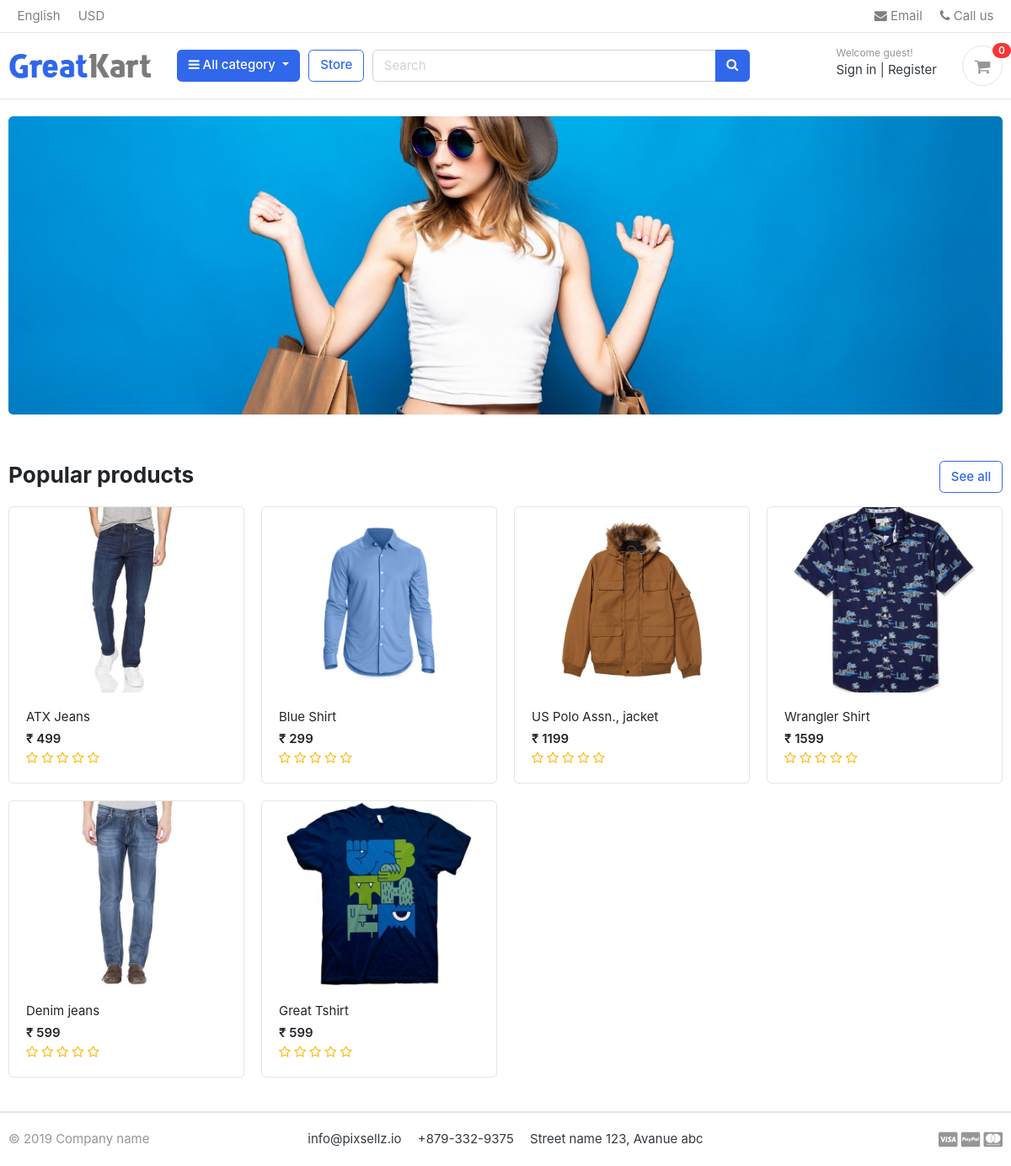
The page / on the database its author committed.
### store/models.py (models this page shows, shortened)
class Product(models.Model):
    product_name    = models.CharField(max_length=200, unique=True)
    slug            = models.SlugField(max_length=200, unique=True)
    description     = models.TextField(max_length=500, blank=True)
    price           = models.IntegerField()
    images          = models.ImageField(upload_to='photos/products')
    stock           = models.IntegerField()
    is_available    = models.BooleanField(default=True)
    category        = models.ForeignKey(Category, on_delete=models.CASCADE)
    created_date    = models.DateTimeField(auto_now_add=True)
    modified_date   = models.DateTimeField(auto_now=True)
    def get_url(self):
        return reverse('product_detail', args=[self.category.slug, self.slug])
    def averageReview(self):
        reviews = ReviewRating.objects.filter(product=self, status=True).aggregate(average=Avg('rating'))
        avg = 0
        if reviews['average'] is not None:
            avg = float(reviews['average'])
        return avg

### greatkart/views.py (the view)
# urls.py: 2. Add a URL to urlpatterns:  path('', views.home, name='home')
def home(request):
    products = Product.objects.all().filter(is_available=True).order_by('created_date')
    reviews = None
    for product in products:
        reviews = ReviewRating.objects.filter(product_id=product.id, status=True)
    context = {
        'products': products,
        'reviews': reviews,
    }
    return render(request, 'home.html', context)

### carts/context_processors.py (called while the page is built)
def counter(request):
    cart_count = 0
    if 'admin' in request.path:
        return {}
    else:
        try:
            cart = Cart.objects.filter(cart_id=_cart_id(request))
            if request.user.is_authenticated:
                cart_items = CartItem.objects.all().filter(user=request.user)
            else:
                cart_items = CartItem.objects.all().filter(cart=cart[:1])
            for cart_item in cart_items:
                cart_count += cart_item.quantity
        except Cart.DoesNotExist:
            cart_count = 0
    return dict(cart_count=cart_count)

### carts/views.py (called while the page is built)
def _cart_id(request):
    cart = request.session.session_key
    if not cart:
        cart = request.session.create()
    return cart

### category/context_processors.py (called while the page is built)
def menu_links(request):
    links = Category.objects.all()
    return dict(links=links)

### category/models.py (called while the page is built)
    def get_url(self):
            return reverse('products_by_category', args=[self.slug])

### templates/home.html
{% extends 'base.html' %}
{% load static %}
{% block content %}
<section class="section-intro padding-y-sm">
<div class="container">
<div class="intro-banner-wrap">
	<img src="{% static 'images/banners/cover.jpg' %}" class="img-fluid rounded">
</div>
</div>
</section>
<section class="section-name padding-y-sm">
<div class="container">
<header class="section-heading">
	<a href="{% url 'store' %}" class="btn btn-outline-primary float-right">See all</a>
	<h3 class="section-title">Popular products</h3>
</header>
<div class="row">
	{% for product in products %}
	<div class="col-md-3">
		<div class="card card-product-grid">
			<a href="{{ product.get_url }}" class="img-wrap"> <img src="{{ product.images.url }}"> </a>
			<figcaption class="info-wrap">
				<a href="{{ product.get_url }}" class="title">{{ product.product_name }}</a>
				<div class="price mt-1">₹ {{ product.price }}</div>
				<div class="rating-star">
					<span>
						<i class="fa fa-star{% if product.averageReview < 0.5 %}-o{% elif product.averageReview >= 0.5 and product.averageReview < 1 %}-half-o {% endif %}" aria-hidden="true"></i>
						<i class="fa fa-star{% if product.averageReview < 1.5 %}-o{% elif product.averageReview >= 1.5 and product.averageReview < 2 %}-half-o {% endif %}" aria-hidden="true"></i>
						<i class="fa fa-star{% if product.averageReview < 2.5 %}-o{% elif product.averageReview >= 2.5 and product.averageReview < 3 %}-half-o {% endif %}" aria-hidden="true"></i>
						<i class="fa fa-star{% if product.averageReview < 3.5 %}-o{% elif product.averageReview >= 3.5 and product.averageReview < 4 %}-half-o {% endif %}" aria-hidden="true"></i>
						<i class="fa fa-star{% if product.averageReview < 4.5 %}-o{% elif product.averageReview >= 4.5 and product.averageReview < 5 %}-half-o {% endif %}" aria-hidden="true"></i>
						</span>
				</div>
			</figcaption>
		</div>
	</div>
	{% endfor %}
</div>
</div>
</section>
</body>
</html>
{% endblock %}

### templates/base.html (shortened to what this page needs)
{% load static %}
<!DOCTYPE HTML>
<html lang="en">
<head>
<link href="{% static 'css/bootstrap.css' %}" rel="stylesheet" type="text/css"/>
<link href="{% static 'fonts/fontawesome/css/all.min.css' %}" type="text/css" rel="stylesheet">
<link href="{% static 'css/ui.css' %}" rel="stylesheet" type="text/css"/>
<link href="{% static 'css/responsive.css' %}" rel="stylesheet" media="only screen and (max-width: 1200px)" />
<link href="{% static 'css/custom.css' %}" rel="stylesheet" type="text/css"/>
<link rel="stylesheet" href="https://cdnjs.cloudflare.com/ajax/libs/font-awesome/4.7.0/css/font-awesome.min.css">
</head>
<body>
  {% include 'includes/navbar.html' %}
  {% block content %}{% endblock %}
{% include 'includes/footer.html' %}

### templates/includes/navbar.html (shortened to what this page needs)
{% load static %}
<header class="section-header">
<nav class="navbar p-md-0 navbar-expand-sm navbar-light border-bottom">
<div class="container">
  <div class="collapse navbar-collapse" id="navbarTop4">
    <ul class="navbar-nav mr-auto">
      <li class="nav-item dropdown">
      <a href="#" class="nav-link">   English </a>
    </li>
    <li class="nav-item dropdown">
      <a href="#" class="nav-link"> USD </a>
    </li>
    </ul>
    <ul class="navbar-nav">
    <li><a href="#" class="nav-link"> <i class="fa fa-envelope"></i> Email </a></li>
    <li><a href="#" class="nav-link"> <i class="fa fa-phone"></i> Call us </a></li>
  </ul>
  </div>
</div>
</nav>
<section class="header-main border-bottom">
  <div class="container">
<div class="row align-items-center">
  <div class="col-lg-2 col-md-3 col-6">
    <a href="{% url 'home' %}" class="brand-wrap">
      <img class="logo" src="{% static './images/logo.png' %}">
    </a>
  </div>
  <div class="col-lg col-sm col-md col-6 flex-grow-0">
    <div class="category-wrap dropdown d-inline-block float-right">
      <button type="button" class="btn btn-primary dropdown-toggle" data-toggle="dropdown">
        <i class="fa fa-bars"></i> All category
      </button>
    </div>
  </div>
  <a href="{% url 'store' %}" class="btn btn-outline-primary">Store</a>
  <div class="col-lg  col-md-6 col-sm-12 col">
    <form action="{% url 'search' %}" class="search" method='GET'>
      <div class="input-group w-100">
          <input type="text" class="form-control" style="width:60%;" placeholder="Search" name="keyword">
          <div class="input-group-append">
            <button class="btn btn-primary" type="submit">
              <i class="fa fa-search"></i>
            </button>
          </div>
        </div>
    </form>
  </div>
  <div class="col-lg-3 col-sm-6 col-8 order-2 order-lg-3">
        <div class="d-flex justify-content-end mb-3 mb-lg-0">
          {% if user.id is None %}
          <div class="widget-header">
            <small class="title text-muted">Welcome guest!</small>
            <div>
              <a href="{% url 'login' %}">Sign in</a> <span class="dark-transp"> | </span>
              <a href="{% url 'register' %}"> Register</a>
            </div>
          </div>
          {% endif %}
          <a href="{% url 'cart' %}" class="widget-header pl-3 ml-3">
            <div class="icon icon-sm rounded-circle border"><i class="fa fa-shopping-cart"></i></div>
            <span class="badge badge-pill badge-danger notify">{{cart_count}}</span>
          </a>
        </div>
      </div>
</div>
  </div>
</section>
</header>

### templates/includes/footer.html (shortened to what this page needs)
<footer class="section-footer border-top">
	<div class="container">
		<section class="footer-bottom border-top row">
			<div class="col-md-2">
				<p class="text-muted"> &copy 2019 Company name </p>
			</div>
			<div class="col-md-8 text-md-center">
				<span  class="px-2">info@pixsellz.io</span>
				<span  class="px-2">+879-332-9375</span>
				<span  class="px-2">Street name 123, Avanue abc</span>
			</div>
			<div class="col-md-2 text-md-right text-muted">
				<i class="fab fa-lg fa-cc-visa"></i>
				<i class="fab fa-lg fa-cc-paypal"></i>
				<i class="fab fa-lg fa-cc-mastercard"></i>
			</div>
		</section>
	</div>
</footer>
</body>
</html>

### static/css/ui.css (style rules this page uses)
html { font-family: "Inter", sans-serif; font-size: 15px; }
.img-wrap { text-align: center; display: block; }
.img-wrap img { max-width: 100%; }
.icon-xs, .icon-sm, .icon-md, .icon-lg { display: inline-block; text-align: center; flex-shrink: 0; flex-grow: 0; }
.icon-sm { width: 48px; height: 48px; line-height: 48px !important; font-size: 20px; }
.padding-y-sm { padding-top: 20px; padding-bottom: 20px; }
.section-heading { margin-bottom: 20px; margin-top: 15px; }
.section-title { color: #212529; }
p:last-child { margin-bottom: 0; }
.header-main { position: relative; padding-top: 1rem; padding-bottom: 1rem; }
.brand-wrap .logo, .navbar-brand .logo { margin-right: 7px; max-height: 42px; display: inline-block; }
.widget-header { display: inline-block; vertical-align: middle; position: relative; }
.widget-header a { color: #343a40; }
.widget-header i { color: #969696; }
.widget-header .title { display: block; }
.widget-header .notify { position: absolute; top: -3px; right: -10px; }
.footer-bottom { padding-top: 20px; padding-bottom: 20px; }
[class*=card-product] a.title { color: #212529; display: block; }
[class*=card-product] .img-wrap { overflow: hidden; position: relative; }
[class*=card-product] .img-wrap img { height: 100%; max-width: 100%; width: auto; display: inline-block; -o-object-fit: cover; object-fit: cover; }
.card-product-grid { margin-bottom: 20px; }
.card-product-grid .img-wrap { border-radius: 0.2rem 0.2rem 0 0; height: 220px; }
.card-product-grid .info-wrap { overflow: hidden; padding: 18px 20px; }
.card .img-wrap { overflow: hidden; }
.notify { position: absolute; top: -4px; right: -10px; display: inline-block; padding: 0.25em 0.6em; font-size: 12px; line-height: 1; text-align: center; border-radius: 3rem; color: #fff; background-color: #fa3434; }
.price { font-weight: 600; color: #212529; }

### static/css/custom.css (style rules this page uses)
.rating-star i { color: #ffb503 !important; }

### rows shown on the page
Product: images (picture), product_name "ATX Jeans", price "499"
Product: images (picture), product_name "Blue Shirt", price "299"
Product: images (picture), product_name "US Polo Assn., jacket", price "1199"
Product: images (picture), product_name "Wrangler Shirt", price "1599"
Product: images (picture), product_name "Denim jeans", price "599"
Product: images (picture), product_name "Great Tshirt", price "599"

### other values the page prints
{{ cart_count }} "0"
